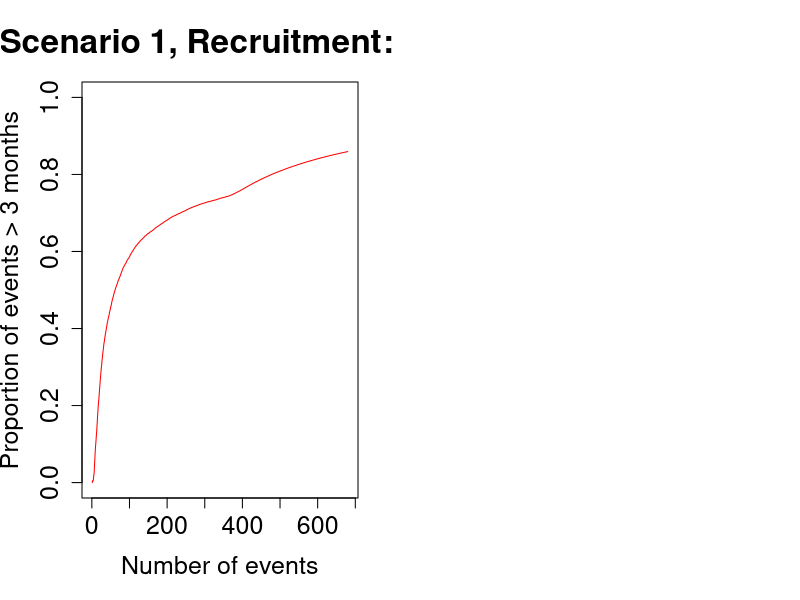

This chart was generated by the following R code: (Note: this script raises an error after producing the figure.)
# Efficient data generator
generateData <- function(lambdac, HR1, T1, HR2, numPatients, recTime) {
  # control
  u_c <- runif(numPatients)
  control_time <- -log(u_c)/lambdac
  
  # treatment
  u_t <- runif(numPatients)
  CP <- exp(-lambdac * HR1 * T1)
  treatment_time <- numeric(numPatients)
  idx <- u_t > CP
  treatment_time[idx] <- -log(u_t[idx]) / (lambdac * HR1)
  treatment_time[!idx] <- (1/(lambdac * HR2)) * (lambdac * HR2 * T1 - log(u_t[!idx]) - lambdac * HR1 * T1)
  
  time <- c(control_time, treatment_time)
  group <- rep(c("Control", "Treatment"), each = numPatients)
  rec_time <- runif(numPatients * 2, 0, recTime)
  pseudo_time <- time + rec_time
  
  data.frame(time, group, rec_time, pseudo_time)
}

# Vectorized censoring calculation
censFunc <- function(time, rec_time, pseudo_time, censTime) {
  enrolled <- rec_time <= censTime
  status <- as.integer(pseudo_time <= censTime)
  surv_time <- ifelse(status == 1, time, censTime - rec_time)
  list(status = status[enrolled], surv_time = surv_time[enrolled])
}

# Vectorized proportion of events > 3 months
propEventsGivenCensor <- function(calTimes, time, rec_time, pseudo_time, threshold = 3) {
  sapply(calTimes, function(ct) {
    tmp <- censFunc(time, rec_time, pseudo_time, ct)
    mean(tmp$surv_time[tmp$status == 1] > threshold)
  })
}

# Main function
propEventFunc <- function(lambdac, HR1, T1, HR2, numPatients, recTime, numSimulations = 100) {
  # Preallocate list for results
  eventProps <- vector("list", numSimulations)
  
  for (k in seq_len(numSimulations)) {
    dat <- generateData(lambdac, HR1, T1, HR2, numPatients, recTime)
    dat <- dat[order(dat$pseudo_time), ]
    eventProps[[k]] <- propEventsGivenCensor(
      calTimes = dat$pseudo_time,
      time = dat$time,
      rec_time = dat$rec_time,
      pseudo_time = dat$pseudo_time
    )
  }
  
  # Combine results into a matrix
  propMatrix <- do.call(rbind, eventProps)
  
  # Compute summary statistics
  eventMean <- colMeans(propMatrix)
  eventSD   <- apply(propMatrix, 2, sd)
  eventSE   <- eventSD / sqrt(numSimulations)
  
  list(
    eventProp = eventMean,
    eventVec  = seq_len(numPatients * 2),
    calTime   = dat$pseudo_time,
    eventMean = eventMean,
    eventSD   = eventSD,
    eventSE   = eventSE
  )
}




scen_list <- list(A = list(HR1 = 0.75,
                           HR2 = 0.75,
                           delay = 0),
                  B = list(HR1 = 1,
                           HR2 = 1,
                           delay = 0),
                  C = list(HR1 = 1.3,
                           HR2 = 1.3,
                           delay = 0),
                  D = list(HR1 = 1,
                           HR2 = 0.693,
                           delay = 3),
                  E = list(HR1 = 1,
                           HR2 = 0.620,
                           delay = 6),
                  F = list(HR1 = 1.3,
                           HR2 = 0.628,
                           delay = 3)
)

lambda_c <- log(2)/12
n_c <- 340
n_t <- 340
num_events <- 512





events_v_prop_func <- function(scenario, rec_duration){
  
  # Example run
  x1 <- propEventFunc(lambda_c,
                      scen_list[[scenario]]$HR1, 
                      scen_list[[scenario]]$delay, 
                      scen_list[[scenario]]$HR2,
                      n_c, 
                      rec_duration)
  
  #plotTime <- seq(1, max(x1$calTime), by = 6)
  #plotEvents <- sapply(plotTime, function(pt) sum(x1$calTime < pt))
  
  plot(x1$eventVec, x1$eventProp, type = "l", ylim = c(0, 1),
       xlab = "Number of events", ylab = "Proportion of events > 3 months",
       col = "red", 
       main = paste0("Scenario ", scenario, ", Recruitment: ", rec_duration), 
       cex.axis=1.5, cex.lab=1.5, cex.main=2)
  lines(x1$eventVec, eventMean + 1.96 * eventSE, lty = 2, col = "gray")
  lines(x1$eventVec, eventMean - 1.96 * eventSE, lty = 2, col = "gray")
  #points(x1$eventVec[plotEvents], x1$eventProp[plotEvents])
  abline(h = 2/3, lty = 2)
  abline(v = 512 * 0.5, lty = 3)
  abline(v = 512 * 0.75, lty = 3)
  abline(v = 512, lty = 3)
  
  #print(which(x1$eventProp > (2/3))[1])
}
# 
# for (i in 1:6){
#   events_v_prop_func(i, 34)
# }
# 
# for (i in 1:6){
#   events_v_prop_func(i, 12)
# }

png("Events_Prop_Scen1.png", units="in", width=12, height=5, res=700)
par(mfrow=c(1,2))
events_v_prop_func(1, 34)
events_v_prop_func(1, 12)
dev.off()

png("Events_Prop_Scen6.png", units="in", width=12, height=5, res=700)
par(mfrow=c(1,2))
events_v_prop_func(6, 34)
events_v_prop_func(6, 12)
dev.off()






#############
#Finding parameters that 'break' it
##############


lambda_c <- log(2)/18
HR1 <- 1.3
HR2 <- 0.6
delay <- 5 
n_c <- 340
rec_duration <- 0

x1 <- propEventFunc(lambda_c,
                    HR1, 
                    delay, 
                    HR2,
                    n_c, 
                    rec_duration)

plotTime <- seq(1, max(x1$calTime), by = 6)
plotEvents <- sapply(plotTime, function(pt) sum(x1$calTime < pt))

plot(x1$eventVec, x1$eventProp, type = "l", ylim = c(0, 1),
     xlab = "Number of events", ylab = "Proportion of events > 3 months",
     col = "red", 
     #main = paste0("Scenario ", scenario, ", Recruitment: ", rec_duration), 
     cex.axis=1.5, cex.lab=1.5, cex.main=2)
lines(x1$eventVec, x1$eventMean + 1.96 * x1$eventSE, lty = 2, col = "gray")
lines(x1$eventVec, x1$eventMean - 1.96 * x1$eventSE, lty = 2, col = "gray")
points(x1$eventVec[plotEvents], x1$eventProp[plotEvents])
abline(h = 2/3, lty = 2)
abline(v = 512 * 0.5, lty = 3)
abline(v = 512 * 0.75, lty = 3)
abline(v = 512, lty = 3)


print(which(x1$eventProp > (2/3))[1])
IA_Time <- max(x1$calTime[which(x1$eventProp > (2/3))[1]], x1$calTime[256])
print(IA_Time)
Final_Time <- x1$calTime[512]
print(Final_Time)

#Control survival lines
controlTime1 <- seq(0, 100, by=0.01)
controlSurv1 <- exp(-lambda_c*controlTime1)

#Treatment survival lines
treatmentTime1 <- seq(0, delay, by=0.01)
treatmentSurv1 <- exp(-lambda_c*treatmentTime1*HR1)

treatmentTime2 <- seq(delay, 100, by=0.01)
treatmentSurv2 <- exp(-lambda_c*delay*HR1 - lambda_c*HR2*(treatmentTime2-delay))


# Plotting
plot(controlTime1, controlSurv1, type = "l", ylim = c(0,1), xlim = c(0,60), xlab = "Time", ylab = "Survival", col = "blue")
lines(treatmentTime1, treatmentSurv1, col = "red", lty = 2)
lines(treatmentTime2, treatmentSurv2, col = "red", lty = 2)
legend("topright", legend = c("Control", "Treatment"), lty = 1:2, col = c("blue", "red"))
abline(v = IA_Time)
abline(v = Final_Time)
